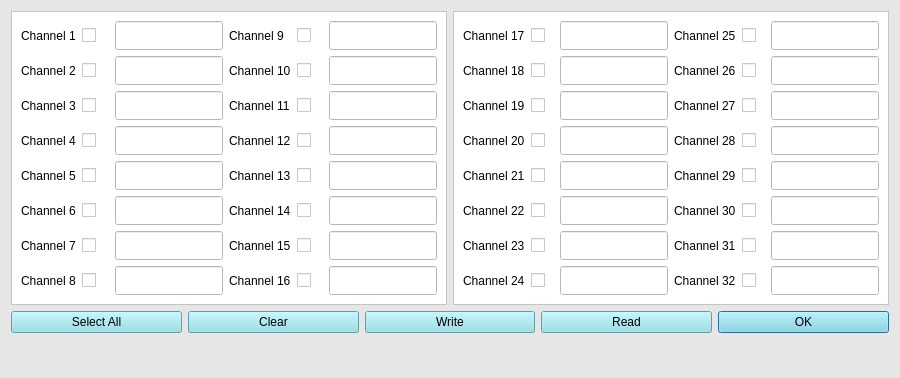
<?xml version="1.0" encoding="UTF-8"?>
<ui version="4.0">
 <class>currentDialog</class>
 <widget class="QDialog" name="currentDialog">
  <property name="geometry">
   <rect>
    <x>0</x>
    <y>0</y>
    <width>900</width>
    <height>378</height>
   </rect>
  </property>
  <property name="sizePolicy">
   <sizepolicy hsizetype="Expanding" vsizetype="Expanding">
    <horstretch>30</horstretch>
    <verstretch>0</verstretch>
   </sizepolicy>
  </property>
  <property name="windowTitle">
   <string>Dialog</string>
  </property>
  <property name="styleSheet">
   <string notr="true">background-color: rgb(230, 230, 230);</string>
  </property>
  <layout class="QGridLayout" name="gridLayout_6">
   <item row="1" column="0">
    <layout class="QGridLayout" name="gridLayout">
     <item row="0" column="4">
      <widget class="QPushButton" name="currentdialog_ok">
       <property name="sizePolicy">
        <sizepolicy hsizetype="Preferred" vsizetype="Preferred">
         <horstretch>0</horstretch>
         <verstretch>0</verstretch>
        </sizepolicy>
       </property>
       <property name="styleSheet">
        <string notr="true">background-color: rgb(139, 219, 229);

color: rgb(0, 0, 0);</string>
       </property>
       <property name="text">
        <string>OK</string>
       </property>
      </widget>
     </item>
     <item row="0" column="3">
      <widget class="QPushButton" name="readConfigBtn">
       <property name="sizePolicy">
        <sizepolicy hsizetype="Preferred" vsizetype="Preferred">
         <horstretch>0</horstretch>
         <verstretch>0</verstretch>
        </sizepolicy>
       </property>
       <property name="styleSheet">
        <string notr="true">background-color: rgb(139, 219, 229);

color: rgb(0, 0, 0);</string>
       </property>
       <property name="text">
        <string>Read</string>
       </property>
      </widget>
     </item>
     <item row="0" column="0">
      <widget class="QPushButton" name="SelectAll">
       <property name="sizePolicy">
        <sizepolicy hsizetype="Preferred" vsizetype="Preferred">
         <horstretch>0</horstretch>
         <verstretch>0</verstretch>
        </sizepolicy>
       </property>
       <property name="styleSheet">
        <string notr="true">background-color: rgb(139, 219, 229);

color: rgb(0, 0, 0);</string>
       </property>
       <property name="text">
        <string>Select All</string>
       </property>
      </widget>
     </item>
     <item row="0" column="1">
      <widget class="QPushButton" name="clear">
       <property name="sizePolicy">
        <sizepolicy hsizetype="Preferred" vsizetype="Preferred">
         <horstretch>0</horstretch>
         <verstretch>0</verstretch>
        </sizepolicy>
       </property>
       <property name="styleSheet">
        <string notr="true">background-color: rgb(139, 219, 229);

color: rgb(0, 0, 0);</string>
       </property>
       <property name="text">
        <string>Clear</string>
       </property>
      </widget>
     </item>
     <item row="0" column="2">
      <widget class="QPushButton" name="writeConfigBtn">
       <property name="sizePolicy">
        <sizepolicy hsizetype="Preferred" vsizetype="Preferred">
         <horstretch>0</horstretch>
         <verstretch>0</verstretch>
        </sizepolicy>
       </property>
       <property name="styleSheet">
        <string notr="true">background-color: rgb(139, 219, 229);

color: rgb(0, 0, 0);</string>
       </property>
       <property name="text">
        <string>Write</string>
       </property>
      </widget>
     </item>
    </layout>
   </item>
   <item row="0" column="0">
    <layout class="QGridLayout" name="gridLayout_4">
     <item row="0" column="0">
      <widget class="QFrame" name="frame">
       <property name="sizePolicy">
        <sizepolicy hsizetype="Preferred" vsizetype="Preferred">
         <horstretch>0</horstretch>
         <verstretch>0</verstretch>
        </sizepolicy>
       </property>
       <property name="minimumSize">
        <size>
         <width>228</width>
         <height>294</height>
        </size>
       </property>
       <property name="styleSheet">
        <string notr="true">background-color: rgb(255, 255, 255);</string>
       </property>
       <property name="frameShape">
        <enum>QFrame::StyledPanel</enum>
       </property>
       <property name="frameShadow">
        <enum>QFrame::Raised</enum>
       </property>
       <layout class="QGridLayout" name="gridLayout_2">
        <item row="5" column="4">
         <widget class="QLabel" name="label_13">
          <property name="text">
           <string>Channel 13</string>
          </property>
         </widget>
        </item>
        <item row="3" column="4">
         <widget class="QLabel" name="label_12">
          <property name="text">
           <string>Channel 12</string>
          </property>
         </widget>
        </item>
        <item row="6" column="1">
         <widget class="QCheckBox" name="checkBox_write6">
          <property name="sizePolicy">
           <sizepolicy hsizetype="Preferred" vsizetype="Preferred">
            <horstretch>0</horstretch>
            <verstretch>0</verstretch>
           </sizepolicy>
          </property>
          <property name="text">
           <string/>
          </property>
         </widget>
        </item>
        <item row="9" column="4">
         <widget class="QLabel" name="label_16">
          <property name="text">
           <string>Channel 16</string>
          </property>
         </widget>
        </item>
        <item row="9" column="0">
         <widget class="QLabel" name="label_8">
          <property name="text">
           <string>Channel 8</string>
          </property>
         </widget>
        </item>
        <item row="3" column="0">
         <widget class="QLabel" name="label_4">
          <property name="text">
           <string>Channel 4</string>
          </property>
         </widget>
        </item>
        <item row="1" column="2">
         <widget class="QLineEdit" name="lineEdit_write2">
          <property name="sizePolicy">
           <sizepolicy hsizetype="Preferred" vsizetype="Preferred">
            <horstretch>0</horstretch>
            <verstretch>0</verstretch>
           </sizepolicy>
          </property>
          <property name="text">
           <string/>
          </property>
         </widget>
        </item>
        <item row="8" column="0">
         <widget class="QLabel" name="label_7">
          <property name="text">
           <string>Channel 7</string>
          </property>
         </widget>
        </item>
        <item row="0" column="1">
         <widget class="QCheckBox" name="checkBox_write1">
          <property name="sizePolicy">
           <sizepolicy hsizetype="Preferred" vsizetype="Preferred">
            <horstretch>0</horstretch>
            <verstretch>0</verstretch>
           </sizepolicy>
          </property>
          <property name="text">
           <string/>
          </property>
         </widget>
        </item>
        <item row="3" column="5">
         <widget class="QCheckBox" name="checkBox_write12">
          <property name="sizePolicy">
           <sizepolicy hsizetype="Preferred" vsizetype="Preferred">
            <horstretch>0</horstretch>
            <verstretch>0</verstretch>
           </sizepolicy>
          </property>
          <property name="text">
           <string/>
          </property>
         </widget>
        </item>
        <item row="2" column="5">
         <widget class="QCheckBox" name="checkBox_write11">
          <property name="sizePolicy">
           <sizepolicy hsizetype="Preferred" vsizetype="Preferred">
            <horstretch>0</horstretch>
            <verstretch>0</verstretch>
           </sizepolicy>
          </property>
          <property name="text">
           <string/>
          </property>
         </widget>
        </item>
        <item row="5" column="0">
         <widget class="QLabel" name="label_5">
          <property name="text">
           <string>Channel 5</string>
          </property>
         </widget>
        </item>
        <item row="1" column="1">
         <widget class="QCheckBox" name="checkBox_write2">
          <property name="sizePolicy">
           <sizepolicy hsizetype="Preferred" vsizetype="Preferred">
            <horstretch>0</horstretch>
            <verstretch>0</verstretch>
           </sizepolicy>
          </property>
          <property name="text">
           <string/>
          </property>
         </widget>
        </item>
        <item row="8" column="4">
         <widget class="QLabel" name="label_15">
          <property name="text">
           <string>Channel 15</string>
          </property>
         </widget>
        </item>
        <item row="1" column="4">
         <widget class="QLabel" name="label_10">
          <property name="text">
           <string>Channel 10</string>
          </property>
         </widget>
        </item>
        <item row="8" column="5">
         <widget class="QCheckBox" name="checkBox_write15">
          <property name="sizePolicy">
           <sizepolicy hsizetype="Preferred" vsizetype="Preferred">
            <horstretch>0</horstretch>
            <verstretch>0</verstretch>
           </sizepolicy>
          </property>
          <property name="text">
           <string/>
          </property>
         </widget>
        </item>
        <item row="6" column="4">
         <widget class="QLabel" name="label_14">
          <property name="text">
           <string>Channel 14</string>
          </property>
         </widget>
        </item>
        <item row="5" column="1">
         <widget class="QCheckBox" name="checkBox_write5">
          <property name="sizePolicy">
           <sizepolicy hsizetype="Preferred" vsizetype="Preferred">
            <horstretch>0</horstretch>
            <verstretch>0</verstretch>
           </sizepolicy>
          </property>
          <property name="text">
           <string/>
          </property>
         </widget>
        </item>
        <item row="1" column="6">
         <widget class="QLineEdit" name="lineEdit_write10">
          <property name="sizePolicy">
           <sizepolicy hsizetype="Preferred" vsizetype="Preferred">
            <horstretch>0</horstretch>
            <verstretch>0</verstretch>
           </sizepolicy>
          </property>
          <property name="text">
           <string/>
          </property>
         </widget>
        </item>
        <item row="9" column="6">
         <widget class="QLineEdit" name="lineEdit_write16">
          <property name="sizePolicy">
           <sizepolicy hsizetype="Preferred" vsizetype="Preferred">
            <horstretch>0</horstretch>
            <verstretch>0</verstretch>
           </sizepolicy>
          </property>
          <property name="text">
           <string/>
          </property>
         </widget>
        </item>
        <item row="2" column="6">
         <widget class="QLineEdit" name="lineEdit_write11">
          <property name="sizePolicy">
           <sizepolicy hsizetype="Preferred" vsizetype="Preferred">
            <horstretch>0</horstretch>
            <verstretch>0</verstretch>
           </sizepolicy>
          </property>
          <property name="text">
           <string/>
          </property>
         </widget>
        </item>
        <item row="2" column="0">
         <widget class="QLabel" name="label_3">
          <property name="text">
           <string>Channel 3</string>
          </property>
         </widget>
        </item>
        <item row="5" column="5">
         <widget class="QCheckBox" name="checkBox_write13">
          <property name="sizePolicy">
           <sizepolicy hsizetype="Preferred" vsizetype="Preferred">
            <horstretch>0</horstretch>
            <verstretch>0</verstretch>
           </sizepolicy>
          </property>
          <property name="text">
           <string/>
          </property>
         </widget>
        </item>
        <item row="9" column="5">
         <widget class="QCheckBox" name="checkBox_write16">
          <property name="sizePolicy">
           <sizepolicy hsizetype="Preferred" vsizetype="Preferred">
            <horstretch>0</horstretch>
            <verstretch>0</verstretch>
           </sizepolicy>
          </property>
          <property name="text">
           <string/>
          </property>
         </widget>
        </item>
        <item row="0" column="5">
         <widget class="QCheckBox" name="checkBox_write9">
          <property name="sizePolicy">
           <sizepolicy hsizetype="Preferred" vsizetype="Preferred">
            <horstretch>0</horstretch>
            <verstretch>0</verstretch>
           </sizepolicy>
          </property>
          <property name="text">
           <string/>
          </property>
         </widget>
        </item>
        <item row="5" column="6">
         <widget class="QLineEdit" name="lineEdit_write13">
          <property name="sizePolicy">
           <sizepolicy hsizetype="Preferred" vsizetype="Preferred">
            <horstretch>0</horstretch>
            <verstretch>0</verstretch>
           </sizepolicy>
          </property>
          <property name="text">
           <string/>
          </property>
         </widget>
        </item>
        <item row="8" column="1">
         <widget class="QCheckBox" name="checkBox_write7">
          <property name="sizePolicy">
           <sizepolicy hsizetype="Preferred" vsizetype="Preferred">
            <horstretch>0</horstretch>
            <verstretch>0</verstretch>
           </sizepolicy>
          </property>
          <property name="text">
           <string/>
          </property>
         </widget>
        </item>
        <item row="5" column="2">
         <widget class="QLineEdit" name="lineEdit_write5">
          <property name="sizePolicy">
           <sizepolicy hsizetype="Preferred" vsizetype="Preferred">
            <horstretch>0</horstretch>
            <verstretch>0</verstretch>
           </sizepolicy>
          </property>
          <property name="text">
           <string/>
          </property>
         </widget>
        </item>
        <item row="1" column="5">
         <widget class="QCheckBox" name="checkBox_write10">
          <property name="sizePolicy">
           <sizepolicy hsizetype="Preferred" vsizetype="Preferred">
            <horstretch>0</horstretch>
            <verstretch>0</verstretch>
           </sizepolicy>
          </property>
          <property name="text">
           <string/>
          </property>
         </widget>
        </item>
        <item row="8" column="2">
         <widget class="QLineEdit" name="lineEdit_write7">
          <property name="sizePolicy">
           <sizepolicy hsizetype="Preferred" vsizetype="Preferred">
            <horstretch>0</horstretch>
            <verstretch>0</verstretch>
           </sizepolicy>
          </property>
          <property name="text">
           <string/>
          </property>
         </widget>
        </item>
        <item row="2" column="4">
         <widget class="QLabel" name="label_11">
          <property name="text">
           <string>Channel 11</string>
          </property>
         </widget>
        </item>
        <item row="9" column="2">
         <widget class="QLineEdit" name="lineEdit_write8">
          <property name="sizePolicy">
           <sizepolicy hsizetype="Preferred" vsizetype="Preferred">
            <horstretch>0</horstretch>
            <verstretch>0</verstretch>
           </sizepolicy>
          </property>
          <property name="text">
           <string/>
          </property>
         </widget>
        </item>
        <item row="0" column="0">
         <widget class="QLabel" name="label">
          <property name="text">
           <string>Channel 1</string>
          </property>
         </widget>
        </item>
        <item row="3" column="2">
         <widget class="QLineEdit" name="lineEdit_write4">
          <property name="sizePolicy">
           <sizepolicy hsizetype="Preferred" vsizetype="Preferred">
            <horstretch>0</horstretch>
            <verstretch>0</verstretch>
           </sizepolicy>
          </property>
          <property name="text">
           <string/>
          </property>
         </widget>
        </item>
        <item row="0" column="4">
         <widget class="QLabel" name="label_9">
          <property name="text">
           <string>Channel 9</string>
          </property>
         </widget>
        </item>
        <item row="2" column="2">
         <widget class="QLineEdit" name="lineEdit_write3">
          <property name="sizePolicy">
           <sizepolicy hsizetype="Preferred" vsizetype="Preferred">
            <horstretch>0</horstretch>
            <verstretch>0</verstretch>
           </sizepolicy>
          </property>
          <property name="text">
           <string/>
          </property>
         </widget>
        </item>
        <item row="3" column="6">
         <widget class="QLineEdit" name="lineEdit_write12">
          <property name="sizePolicy">
           <sizepolicy hsizetype="Preferred" vsizetype="Preferred">
            <horstretch>0</horstretch>
            <verstretch>0</verstretch>
           </sizepolicy>
          </property>
          <property name="text">
           <string/>
          </property>
         </widget>
        </item>
        <item row="6" column="2">
         <widget class="QLineEdit" name="lineEdit_write6">
          <property name="sizePolicy">
           <sizepolicy hsizetype="Preferred" vsizetype="Preferred">
            <horstretch>0</horstretch>
            <verstretch>0</verstretch>
           </sizepolicy>
          </property>
          <property name="text">
           <string/>
          </property>
         </widget>
        </item>
        <item row="9" column="1">
         <widget class="QCheckBox" name="checkBox_write8">
          <property name="sizePolicy">
           <sizepolicy hsizetype="Preferred" vsizetype="Preferred">
            <horstretch>0</horstretch>
            <verstretch>0</verstretch>
           </sizepolicy>
          </property>
          <property name="text">
           <string/>
          </property>
         </widget>
        </item>
        <item row="1" column="0">
         <widget class="QLabel" name="label_2">
          <property name="text">
           <string>Channel 2</string>
          </property>
         </widget>
        </item>
        <item row="3" column="1">
         <widget class="QCheckBox" name="checkBox_write4">
          <property name="sizePolicy">
           <sizepolicy hsizetype="Preferred" vsizetype="Preferred">
            <horstretch>0</horstretch>
            <verstretch>0</verstretch>
           </sizepolicy>
          </property>
          <property name="text">
           <string/>
          </property>
         </widget>
        </item>
        <item row="8" column="6">
         <widget class="QLineEdit" name="lineEdit_write15">
          <property name="sizePolicy">
           <sizepolicy hsizetype="Preferred" vsizetype="Preferred">
            <horstretch>0</horstretch>
            <verstretch>0</verstretch>
           </sizepolicy>
          </property>
          <property name="text">
           <string/>
          </property>
         </widget>
        </item>
        <item row="2" column="1">
         <widget class="QCheckBox" name="checkBox_write3">
          <property name="sizePolicy">
           <sizepolicy hsizetype="Preferred" vsizetype="Preferred">
            <horstretch>0</horstretch>
            <verstretch>0</verstretch>
           </sizepolicy>
          </property>
          <property name="text">
           <string/>
          </property>
         </widget>
        </item>
        <item row="0" column="2">
         <widget class="QLineEdit" name="lineEdit_write1">
          <property name="sizePolicy">
           <sizepolicy hsizetype="Preferred" vsizetype="Preferred">
            <horstretch>0</horstretch>
            <verstretch>0</verstretch>
           </sizepolicy>
          </property>
          <property name="text">
           <string/>
          </property>
         </widget>
        </item>
        <item row="6" column="6">
         <widget class="QLineEdit" name="lineEdit_write14">
          <property name="sizePolicy">
           <sizepolicy hsizetype="Preferred" vsizetype="Preferred">
            <horstretch>0</horstretch>
            <verstretch>0</verstretch>
           </sizepolicy>
          </property>
          <property name="text">
           <string/>
          </property>
         </widget>
        </item>
        <item row="6" column="5">
         <widget class="QCheckBox" name="checkBox_write14">
          <property name="sizePolicy">
           <sizepolicy hsizetype="Preferred" vsizetype="Preferred">
            <horstretch>0</horstretch>
            <verstretch>0</verstretch>
           </sizepolicy>
          </property>
          <property name="text">
           <string/>
          </property>
         </widget>
        </item>
        <item row="6" column="0">
         <widget class="QLabel" name="label_6">
          <property name="text">
           <string>Channel 6</string>
          </property>
         </widget>
        </item>
        <item row="0" column="6">
         <widget class="QLineEdit" name="lineEdit_write9">
          <property name="sizePolicy">
           <sizepolicy hsizetype="Preferred" vsizetype="Preferred">
            <horstretch>0</horstretch>
            <verstretch>0</verstretch>
           </sizepolicy>
          </property>
          <property name="text">
           <string/>
          </property>
         </widget>
        </item>
       </layout>
      </widget>
     </item>
     <item row="0" column="1">
      <widget class="QFrame" name="frame_2">
       <property name="sizePolicy">
        <sizepolicy hsizetype="Preferred" vsizetype="Preferred">
         <horstretch>0</horstretch>
         <verstretch>0</verstretch>
        </sizepolicy>
       </property>
       <property name="minimumSize">
        <size>
         <width>228</width>
         <height>294</height>
        </size>
       </property>
       <property name="styleSheet">
        <string notr="true">background-color: rgb(255, 255, 255);</string>
       </property>
       <property name="frameShape">
        <enum>QFrame::StyledPanel</enum>
       </property>
       <property name="frameShadow">
        <enum>QFrame::Raised</enum>
       </property>
       <layout class="QGridLayout" name="gridLayout_3">
        <item row="5" column="4">
         <widget class="QLabel" name="label_17">
          <property name="text">
           <string>Channel 29</string>
          </property>
         </widget>
        </item>
        <item row="3" column="4">
         <widget class="QLabel" name="label_18">
          <property name="text">
           <string>Channel 28</string>
          </property>
         </widget>
        </item>
        <item row="6" column="1">
         <widget class="QCheckBox" name="checkBox_write22">
          <property name="sizePolicy">
           <sizepolicy hsizetype="Preferred" vsizetype="Preferred">
            <horstretch>0</horstretch>
            <verstretch>0</verstretch>
           </sizepolicy>
          </property>
          <property name="text">
           <string/>
          </property>
         </widget>
        </item>
        <item row="9" column="4">
         <widget class="QLabel" name="label_19">
          <property name="text">
           <string>Channel 32</string>
          </property>
         </widget>
        </item>
        <item row="9" column="0">
         <widget class="QLabel" name="label_20">
          <property name="text">
           <string>Channel 24</string>
          </property>
         </widget>
        </item>
        <item row="3" column="0">
         <widget class="QLabel" name="label_21">
          <property name="text">
           <string>Channel 20</string>
          </property>
         </widget>
        </item>
        <item row="1" column="2">
         <widget class="QLineEdit" name="lineEdit_write18">
          <property name="sizePolicy">
           <sizepolicy hsizetype="Preferred" vsizetype="Preferred">
            <horstretch>0</horstretch>
            <verstretch>0</verstretch>
           </sizepolicy>
          </property>
          <property name="text">
           <string/>
          </property>
         </widget>
        </item>
        <item row="8" column="0">
         <widget class="QLabel" name="label_22">
          <property name="text">
           <string>Channel 23</string>
          </property>
         </widget>
        </item>
        <item row="0" column="1">
         <widget class="QCheckBox" name="checkBox_write17">
          <property name="sizePolicy">
           <sizepolicy hsizetype="Preferred" vsizetype="Preferred">
            <horstretch>0</horstretch>
            <verstretch>0</verstretch>
           </sizepolicy>
          </property>
          <property name="text">
           <string/>
          </property>
         </widget>
        </item>
        <item row="3" column="5">
         <widget class="QCheckBox" name="checkBox_write28">
          <property name="sizePolicy">
           <sizepolicy hsizetype="Preferred" vsizetype="Preferred">
            <horstretch>0</horstretch>
            <verstretch>0</verstretch>
           </sizepolicy>
          </property>
          <property name="text">
           <string/>
          </property>
         </widget>
        </item>
        <item row="2" column="5">
         <widget class="QCheckBox" name="checkBox_write27">
          <property name="sizePolicy">
           <sizepolicy hsizetype="Preferred" vsizetype="Preferred">
            <horstretch>0</horstretch>
            <verstretch>0</verstretch>
           </sizepolicy>
          </property>
          <property name="text">
           <string/>
          </property>
         </widget>
        </item>
        <item row="5" column="0">
         <widget class="QLabel" name="label_23">
          <property name="text">
           <string>Channel 21</string>
          </property>
         </widget>
        </item>
        <item row="1" column="1">
         <widget class="QCheckBox" name="checkBox_write18">
          <property name="sizePolicy">
           <sizepolicy hsizetype="Preferred" vsizetype="Preferred">
            <horstretch>0</horstretch>
            <verstretch>0</verstretch>
           </sizepolicy>
          </property>
          <property name="text">
           <string/>
          </property>
         </widget>
        </item>
        <item row="8" column="4">
         <widget class="QLabel" name="label_24">
          <property name="text">
           <string>Channel 31</string>
          </property>
         </widget>
        </item>
        <item row="1" column="4">
         <widget class="QLabel" name="label_25">
          <property name="text">
           <string>Channel 26</string>
          </property>
         </widget>
        </item>
        <item row="8" column="5">
         <widget class="QCheckBox" name="checkBox_write31">
          <property name="sizePolicy">
           <sizepolicy hsizetype="Preferred" vsizetype="Preferred">
            <horstretch>0</horstretch>
            <verstretch>0</verstretch>
           </sizepolicy>
          </property>
          <property name="text">
           <string/>
          </property>
         </widget>
        </item>
        <item row="6" column="4">
         <widget class="QLabel" name="label_26">
          <property name="text">
           <string>Channel 30</string>
          </property>
         </widget>
        </item>
        <item row="5" column="1">
         <widget class="QCheckBox" name="checkBox_write21">
          <property name="sizePolicy">
           <sizepolicy hsizetype="Preferred" vsizetype="Preferred">
            <horstretch>0</horstretch>
            <verstretch>0</verstretch>
           </sizepolicy>
          </property>
          <property name="text">
           <string/>
          </property>
         </widget>
        </item>
        <item row="1" column="6">
         <widget class="QLineEdit" name="lineEdit_write26">
          <property name="sizePolicy">
           <sizepolicy hsizetype="Preferred" vsizetype="Preferred">
            <horstretch>0</horstretch>
            <verstretch>0</verstretch>
           </sizepolicy>
          </property>
          <property name="text">
           <string/>
          </property>
         </widget>
        </item>
        <item row="9" column="6">
         <widget class="QLineEdit" name="lineEdit_write32">
          <property name="sizePolicy">
           <sizepolicy hsizetype="Preferred" vsizetype="Preferred">
            <horstretch>0</horstretch>
            <verstretch>0</verstretch>
           </sizepolicy>
          </property>
          <property name="text">
           <string/>
          </property>
         </widget>
        </item>
        <item row="2" column="6">
         <widget class="QLineEdit" name="lineEdit_write27">
          <property name="sizePolicy">
           <sizepolicy hsizetype="Preferred" vsizetype="Preferred">
            <horstretch>0</horstretch>
            <verstretch>0</verstretch>
           </sizepolicy>
          </property>
          <property name="text">
           <string/>
          </property>
         </widget>
        </item>
        <item row="2" column="0">
         <widget class="QLabel" name="label_27">
          <property name="text">
           <string>Channel 19</string>
          </property>
         </widget>
        </item>
        <item row="5" column="5">
         <widget class="QCheckBox" name="checkBox_write29">
          <property name="sizePolicy">
           <sizepolicy hsizetype="Preferred" vsizetype="Preferred">
            <horstretch>0</horstretch>
            <verstretch>0</verstretch>
           </sizepolicy>
          </property>
          <property name="text">
           <string/>
          </property>
         </widget>
        </item>
        <item row="9" column="5">
         <widget class="QCheckBox" name="checkBox_write32">
          <property name="sizePolicy">
           <sizepolicy hsizetype="Preferred" vsizetype="Preferred">
            <horstretch>0</horstretch>
            <verstretch>0</verstretch>
           </sizepolicy>
          </property>
          <property name="text">
           <string/>
          </property>
         </widget>
        </item>
        <item row="0" column="5">
         <widget class="QCheckBox" name="checkBox_write25">
          <property name="sizePolicy">
           <sizepolicy hsizetype="Preferred" vsizetype="Preferred">
            <horstretch>0</horstretch>
            <verstretch>0</verstretch>
           </sizepolicy>
          </property>
          <property name="text">
           <string/>
          </property>
         </widget>
        </item>
        <item row="5" column="6">
         <widget class="QLineEdit" name="lineEdit_write29">
          <property name="sizePolicy">
           <sizepolicy hsizetype="Preferred" vsizetype="Preferred">
            <horstretch>0</horstretch>
            <verstretch>0</verstretch>
           </sizepolicy>
          </property>
          <property name="text">
           <string/>
          </property>
         </widget>
        </item>
        <item row="8" column="1">
         <widget class="QCheckBox" name="checkBox_write23">
          <property name="sizePolicy">
           <sizepolicy hsizetype="Preferred" vsizetype="Preferred">
            <horstretch>0</horstretch>
            <verstretch>0</verstretch>
           </sizepolicy>
          </property>
          <property name="text">
           <string/>
          </property>
         </widget>
        </item>
        <item row="5" column="2">
         <widget class="QLineEdit" name="lineEdit_write21">
          <property name="sizePolicy">
           <sizepolicy hsizetype="Preferred" vsizetype="Preferred">
            <horstretch>0</horstretch>
            <verstretch>0</verstretch>
           </sizepolicy>
          </property>
          <property name="text">
           <string/>
          </property>
         </widget>
        </item>
        <item row="1" column="5">
         <widget class="QCheckBox" name="checkBox_write26">
          <property name="sizePolicy">
           <sizepolicy hsizetype="Preferred" vsizetype="Preferred">
            <horstretch>0</horstretch>
            <verstretch>0</verstretch>
           </sizepolicy>
          </property>
          <property name="text">
           <string/>
          </property>
         </widget>
        </item>
        <item row="8" column="2">
         <widget class="QLineEdit" name="lineEdit_write23">
          <property name="sizePolicy">
           <sizepolicy hsizetype="Preferred" vsizetype="Preferred">
            <horstretch>0</horstretch>
            <verstretch>0</verstretch>
           </sizepolicy>
          </property>
          <property name="text">
           <string/>
          </property>
         </widget>
        </item>
        <item row="2" column="4">
         <widget class="QLabel" name="label_28">
          <property name="text">
           <string>Channel 27</string>
          </property>
         </widget>
        </item>
        <item row="9" column="2">
         <widget class="QLineEdit" name="lineEdit_write24">
          <property name="sizePolicy">
           <sizepolicy hsizetype="Preferred" vsizetype="Preferred">
            <horstretch>0</horstretch>
            <verstretch>0</verstretch>
           </sizepolicy>
          </property>
          <property name="text">
           <string/>
          </property>
         </widget>
        </item>
        <item row="0" column="0">
         <widget class="QLabel" name="label_29">
          <property name="text">
           <string>Channel 17</string>
          </property>
         </widget>
        </item>
        <item row="3" column="2">
         <widget class="QLineEdit" name="lineEdit_write20">
          <property name="sizePolicy">
           <sizepolicy hsizetype="Preferred" vsizetype="Preferred">
            <horstretch>0</horstretch>
            <verstretch>0</verstretch>
           </sizepolicy>
          </property>
          <property name="text">
           <string/>
          </property>
         </widget>
        </item>
        <item row="0" column="4">
         <widget class="QLabel" name="label_30">
          <property name="text">
           <string>Channel 25</string>
          </property>
         </widget>
        </item>
        <item row="2" column="2">
         <widget class="QLineEdit" name="lineEdit_write19">
          <property name="sizePolicy">
           <sizepolicy hsizetype="Preferred" vsizetype="Preferred">
            <horstretch>0</horstretch>
            <verstretch>0</verstretch>
           </sizepolicy>
          </property>
          <property name="text">
           <string/>
          </property>
         </widget>
        </item>
        <item row="3" column="6">
         <widget class="QLineEdit" name="lineEdit_write28">
          <property name="sizePolicy">
           <sizepolicy hsizetype="Preferred" vsizetype="Preferred">
            <horstretch>0</horstretch>
            <verstretch>0</verstretch>
           </sizepolicy>
          </property>
          <property name="text">
           <string/>
          </property>
         </widget>
        </item>
        <item row="6" column="2">
         <widget class="QLineEdit" name="lineEdit_write22">
          <property name="sizePolicy">
           <sizepolicy hsizetype="Preferred" vsizetype="Preferred">
            <horstretch>0</horstretch>
            <verstretch>0</verstretch>
           </sizepolicy>
          </property>
          <property name="text">
           <string/>
          </property>
         </widget>
        </item>
        <item row="9" column="1">
         <widget class="QCheckBox" name="checkBox_write24">
          <property name="sizePolicy">
           <sizepolicy hsizetype="Preferred" vsizetype="Preferred">
            <horstretch>0</horstretch>
            <verstretch>0</verstretch>
           </sizepolicy>
          </property>
          <property name="text">
           <string/>
          </property>
         </widget>
        </item>
        <item row="1" column="0">
         <widget class="QLabel" name="label_31">
          <property name="text">
           <string>Channel 18</string>
          </property>
         </widget>
        </item>
        <item row="3" column="1">
         <widget class="QCheckBox" name="checkBox_write20">
          <property name="sizePolicy">
           <sizepolicy hsizetype="Preferred" vsizetype="Preferred">
            <horstretch>0</horstretch>
            <verstretch>0</verstretch>
           </sizepolicy>
          </property>
          <property name="text">
           <string/>
          </property>
         </widget>
        </item>
        <item row="8" column="6">
         <widget class="QLineEdit" name="lineEdit_write31">
          <property name="sizePolicy">
           <sizepolicy hsizetype="Preferred" vsizetype="Preferred">
            <horstretch>0</horstretch>
            <verstretch>0</verstretch>
           </sizepolicy>
          </property>
          <property name="text">
           <string/>
          </property>
         </widget>
        </item>
        <item row="2" column="1">
         <widget class="QCheckBox" name="checkBox_write19">
          <property name="sizePolicy">
           <sizepolicy hsizetype="Preferred" vsizetype="Preferred">
            <horstretch>0</horstretch>
            <verstretch>0</verstretch>
           </sizepolicy>
          </property>
          <property name="text">
           <string/>
          </property>
         </widget>
        </item>
        <item row="0" column="2">
         <widget class="QLineEdit" name="lineEdit_write17">
          <property name="sizePolicy">
           <sizepolicy hsizetype="Preferred" vsizetype="Preferred">
            <horstretch>0</horstretch>
            <verstretch>0</verstretch>
           </sizepolicy>
          </property>
          <property name="text">
           <string/>
          </property>
         </widget>
        </item>
        <item row="6" column="6">
         <widget class="QLineEdit" name="lineEdit_write30">
          <property name="sizePolicy">
           <sizepolicy hsizetype="Preferred" vsizetype="Preferred">
            <horstretch>0</horstretch>
            <verstretch>0</verstretch>
           </sizepolicy>
          </property>
          <property name="text">
           <string/>
          </property>
         </widget>
        </item>
        <item row="6" column="5">
         <widget class="QCheckBox" name="checkBox_write30">
          <property name="sizePolicy">
           <sizepolicy hsizetype="Preferred" vsizetype="Preferred">
            <horstretch>0</horstretch>
            <verstretch>0</verstretch>
           </sizepolicy>
          </property>
          <property name="text">
           <string/>
          </property>
         </widget>
        </item>
        <item row="6" column="0">
         <widget class="QLabel" name="label_32">
          <property name="text">
           <string>Channel 22</string>
          </property>
         </widget>
        </item>
        <item row="0" column="6">
         <widget class="QLineEdit" name="lineEdit_write25">
          <property name="sizePolicy">
           <sizepolicy hsizetype="Preferred" vsizetype="Preferred">
            <horstretch>0</horstretch>
            <verstretch>0</verstretch>
           </sizepolicy>
          </property>
          <property name="text">
           <string/>
          </property>
         </widget>
        </item>
       </layout>
      </widget>
     </item>
    </layout>
   </item>
   <item row="2" column="0">
    <spacer name="verticalSpacer">
     <property name="orientation">
      <enum>Qt::Vertical</enum>
     </property>
     <property name="sizeHint" stdset="0">
      <size>
       <width>20</width>
       <height>40</height>
      </size>
     </property>
    </spacer>
   </item>
  </layout>
 </widget>
 <resources/>
 <connections/>
</ui>
